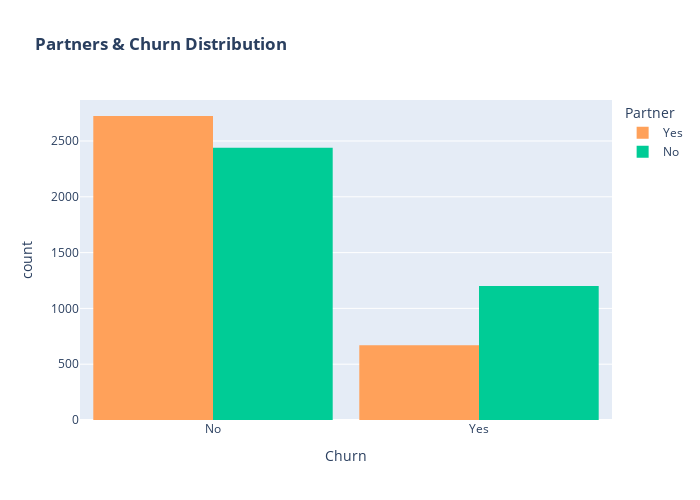

The notebook cell saved with this chart:
### Markdown cell above
### Partners & Churn Distribution

### Code cell
color_map = {"Yes": '#FFA15A', "No": '#00CC96'}
fig = px.histogram(df, x="Churn", color="Partner", barmode="group", title="<b>Partners & Churn Distribution</b>", color_discrete_map=color_map)
fig.update_layout(width=700, height=500, bargap=0.1)
fig.show()

### Figure 1 — Plotly figure (JSON) as saved in the notebook; plotly's stock layout.template omitted (floating-point values rounded to 4 significant figures; data arrays with more than 128 entries replaced by an {"elided": "..."} marker saying what was removed)
{"data": [{"alignmentgroup": "True", "bingroup": "x", "hovertemplate": "Partner=Yes<br>Churn=%{x}<br>count=%{y}<extra></extra>", "legendgroup": "Yes", "marker": {"color": "#FFA15A", "pattern": {"shape": ""}}, "name": "Yes", "offsetgroup": "Yes", "orientation": "v", "showlegend": true, "type": "histogram", "x": {"elided": "3393 str values"}, "xaxis": "x", "yaxis": "y"}, {"alignmentgroup": "True", "bingroup": "x", "hovertemplate": "Partner=No<br>Churn=%{x}<br>count=%{y}<extra></extra>", "legendgroup": "No", "marker": {"color": "#00CC96", "pattern": {"shape": ""}}, "name": "No", "offsetgroup": "No", "orientation": "v", "showlegend": true, "type": "histogram", "x": {"elided": "3639 str values"}, "xaxis": "x", "yaxis": "y"}], "layout": {"bargap": 0.1, "barmode": "group", "height": 500, "legend": {"title": {"text": "Partner"}, "tracegroupgap": 0}, "title": {"text": "<b>Partners & Churn Distribution</b>"}, "width": 700, "xaxis": {"anchor": "y", "autorange": true, "domain": [0, 1], "range": [-0.5, 1.5], "title": {"text": "Churn"}, "type": "category"}, "yaxis": {"anchor": "x", "autorange": true, "domain": [0, 1], "range": [0, 2867.0], "title": {"text": "count"}}}}
